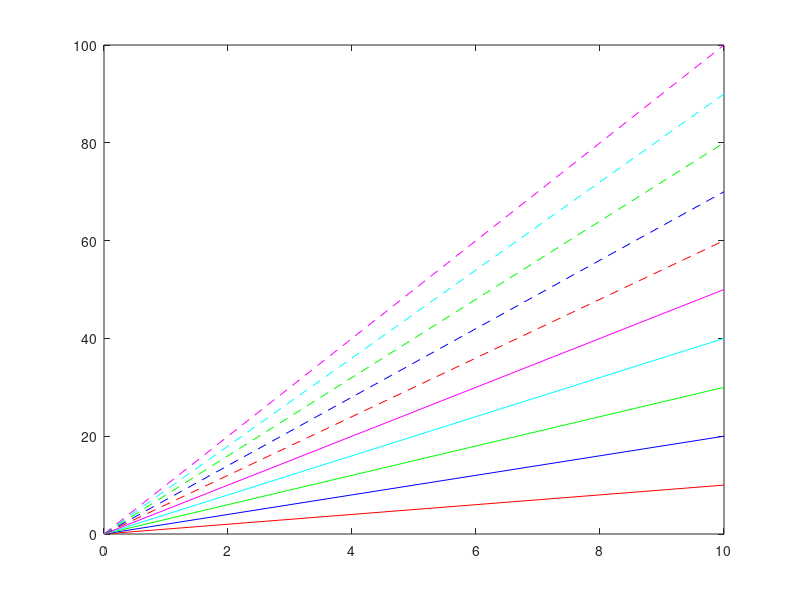

The MATLAB script that drew this image: (Note: this script raises an error after producing the figure.)
% Basic legendflex example from the legendflex repository
% https://github.com/kakearney/legendflex-pkg
% Then save figure with matlab2tikz

clear
clc
close all

figure('color','w');

linespec = [repmat({'r';'b';'g';'c';'m'},2,1), ...
[repmat({'-'}, 5, 1); repmat({'--'}, 5, 1)]];


x = [0 10];
y = (1:10)'*x;
lbl = cellstr(num2str((1:10)'));

% hln = NaN(1,2);
hln(:,2) = plot(x, y);
set(hln(:,2), {'color','linestyle'}, linespec);

[hl(2).leg, hl(2).obj, hl(2).hout, hl(2).mout] = ...
legendflex(hln(1:5,2), lbl(1:5), ...
'anchor', {'nw','nw'}, ...
'buffer', [5 -5], ...
'fontsize',10, ... % has to match document. Otherwise box not wide enough
'FontName', 'Times New Roman', ...
'xscale',0.5, ...
'title', 'Color');
[hl(3).leg, hl(3).obj, hl(3).hout, hl(3).mout] = ...
legendflex(hln([1 6],2), {'thing 1', 'thing 2'}, ...
'ref', hl(2).leg, ...
'anchor', {'ne','nw'}, ...
'buffer', [5 0], ...
'FontName', 'Times New Roman', ...
'fontsize', 10, ...
'title', 'Line');

% Save figure
matlab2tikz('figure.tex', ...
  'strictFontSize', false);